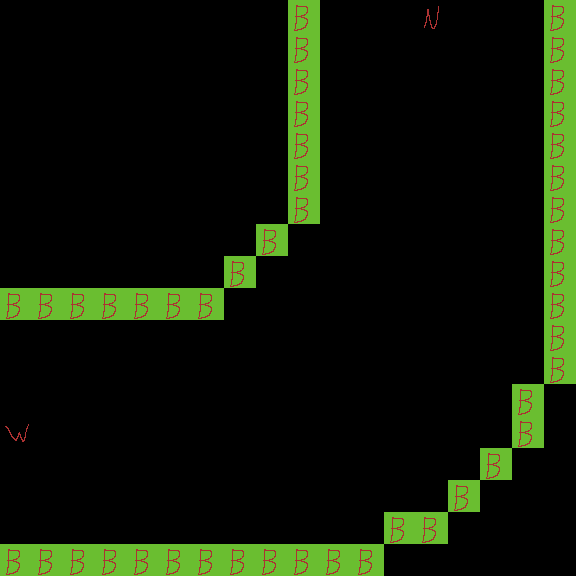

This is a level from a 2D game, rendered from its Tiled map with the project's own tilesets. A one-line summary and the complete map file follow:
An orthogonal 18x18 tile map with 32x32 px tiles, 1 tile layer (Tile Layer 1).

<map version="1.4" tiledversion="1.4.2" orientation="orthogonal" renderorder="right-down" width="18" height="18" tilewidth="32" tileheight="32" infinite="0" nextlayerid="2" nextobjectid="1">
 <tileset firstgid="1" source="Blocks.tsx" />
 <layer id="1" name="Tile Layer 1" width="18" height="18">
  <data encoding="csv">
0,0,0,0,0,0,0,0,0,6,0,0,0,2,0,0,0,6,
0,0,0,0,0,0,0,0,0,6,0,0,0,0,0,0,0,6,
0,0,0,0,0,0,0,0,0,6,0,0,0,0,0,0,0,6,
0,0,0,0,0,0,0,0,0,6,0,0,0,0,0,0,0,6,
0,0,0,0,0,0,0,0,0,6,0,0,0,0,0,0,0,6,
0,0,0,0,0,0,0,0,0,6,0,0,0,0,0,0,0,6,
0,0,0,0,0,0,0,0,0,6,0,0,0,0,0,0,0,6,
0,0,0,0,0,0,0,0,6,0,0,0,0,0,0,0,0,6,
0,0,0,0,0,0,0,6,0,0,0,0,0,0,0,0,0,6,
6,6,6,6,6,6,6,0,0,0,0,0,0,0,0,0,0,6,
0,0,0,0,0,0,0,0,0,0,0,0,0,0,0,0,0,6,
0,0,0,0,0,0,0,0,0,0,0,0,0,0,0,0,0,6,
0,0,0,0,0,0,0,0,0,0,0,0,0,0,0,0,6,0,
4,0,0,0,0,0,0,0,0,0,0,0,0,0,0,0,6,0,
0,0,0,0,0,0,0,0,0,0,0,0,0,0,0,6,0,0,
0,0,0,0,0,0,0,0,0,0,0,0,0,0,6,0,0,0,
0,0,0,0,0,0,0,0,0,0,0,0,6,6,0,0,0,0,
6,6,6,6,6,6,6,6,6,6,6,6,0,0,0,0,0,0
</data>
 </layer>
</map>
